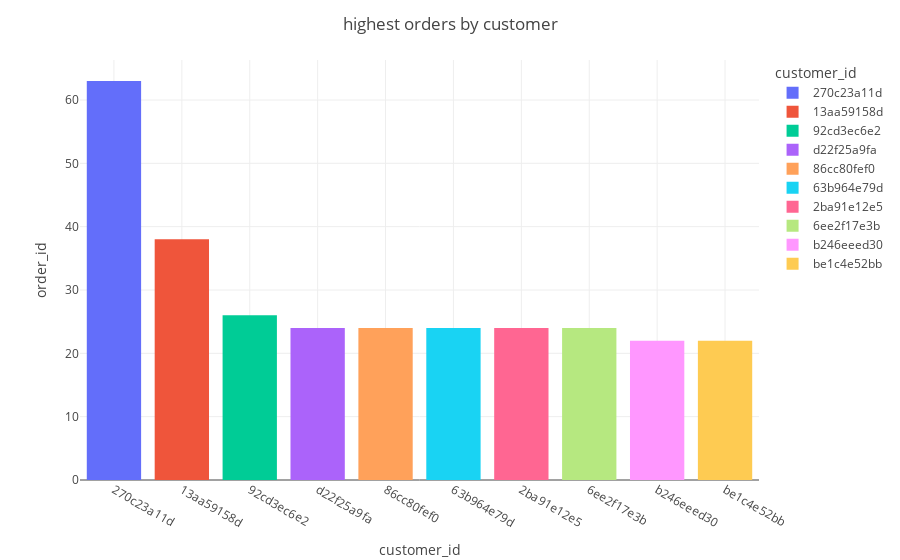

The notebook cell saved with this chart:
### Code cell
CP= data[['customer_id','order_id']]

group_2=CP.groupby(['customer_id'],as_index=False).count().sort_values('order_id',ascending = False).head(10)
group_2

fig = px.bar(group_2,x='customer_id', y='order_id',color = 'customer_id')
fig.update_layout(title_text='highest orders by customer',title_x=0.5
                  ,template='gridon')
fig.show()

### Figure 1 — Plotly figure (JSON) as saved in the notebook; plotly's stock layout.template omitted (floating-point values rounded to 4 significant figures)
{"data": [{"alignmentgroup": "True", "hovertemplate": "customer_id=%{x}<br>order_id=%{y}<extra></extra>", "legendgroup": "270c23a11d", "marker": {"color": "#636efa"}, "name": "270c23a11d", "offsetgroup": "270c23a11d", "orientation": "v", "showlegend": true, "textposition": "auto", "type": "bar", "x": ["270c23a11d"], "xaxis": "x", "y": [63], "yaxis": "y"}, {"alignmentgroup": "True", "hovertemplate": "customer_id=%{x}<br>order_id=%{y}<extra></extra>", "legendgroup": "13aa59158d", "marker": {"color": "#EF553B"}, "name": "13aa59158d", "offsetgroup": "13aa59158d", "orientation": "v", "showlegend": true, "textposition": "auto", "type": "bar", "x": ["13aa59158d"], "xaxis": "x", "y": [38], "yaxis": "y"}, {"alignmentgroup": "True", "hovertemplate": "customer_id=%{x}<br>order_id=%{y}<extra></extra>", "legendgroup": "92cd3ec6e2", "marker": {"color": "#00cc96"}, "name": "92cd3ec6e2", "offsetgroup": "92cd3ec6e2", "orientation": "v", "showlegend": true, "textposition": "auto", "type": "bar", "x": ["92cd3ec6e2"], "xaxis": "x", "y": [26], "yaxis": "y"}, {"alignmentgroup": "True", "hovertemplate": "customer_id=%{x}<br>order_id=%{y}<extra></extra>", "legendgroup": "d22f25a9fa", "marker": {"color": "#ab63fa"}, "name": "d22f25a9fa", "offsetgroup": "d22f25a9fa", "orientation": "v", "showlegend": true, "textposition": "auto", "type": "bar", "x": ["d22f25a9fa"], "xaxis": "x", "y": [24], "yaxis": "y"}, {"alignmentgroup": "True", "hovertemplate": "customer_id=%{x}<br>order_id=%{y}<extra></extra>", "legendgroup": "86cc80fef0", "marker": {"color": "#FFA15A"}, "name": "86cc80fef0", "offsetgroup": "86cc80fef0", "orientation": "v", "showlegend": true, "textposition": "auto", "type": "bar", "x": ["86cc80fef0"], "xaxis": "x", "y": [24], "yaxis": "y"}, {"alignmentgroup": "True", "hovertemplate": "customer_id=%{x}<br>order_id=%{y}<extra></extra>", "legendgroup": "63b964e79d", "marker": {"color": "#19d3f3"}, "name": "63b964e79d", "offsetgroup": "63b964e79d", "orientation": "v", "showlegend": true, "textposition": "auto", "type": "bar", "x": ["63b964e79d"], "xaxis": "x", "y": [24], "yaxis": "y"}, {"alignmentgroup": "True", "hovertemplate": "customer_id=%{x}<br>order_id=%{y}<extra></extra>", "legendgroup": "2ba91e12e5", "marker": {"color": "#FF6692"}, "name": "2ba91e12e5", "offsetgroup": "2ba91e12e5", "orientation": "v", "showlegend": true, "textposition": "auto", "type": "bar", "x": ["2ba91e12e5"], "xaxis": "x", "y": [24], "yaxis": "y"}, {"alignmentgroup": "True", "hovertemplate": "customer_id=%{x}<br>order_id=%{y}<extra></extra>", "legendgroup": "6ee2f17e3b", "marker": {"color": "#B6E880"}, "name": "6ee2f17e3b", "offsetgroup": "6ee2f17e3b", "orientation": "v", "showlegend": true, "textposition": "auto", "type": "bar", "x": ["6ee2f17e3b"], "xaxis": "x", "y": [24], "yaxis": "y"}, {"alignmentgroup": "True", "hovertemplate": "customer_id=%{x}<br>order_id=%{y}<extra></extra>", "legendgroup": "b246eeed30", "marker": {"color": "#FF97FF"}, "name": "b246eeed30", "offsetgroup": "b246eeed30", "orientation": "v", "showlegend": true, "textposition": "auto", "type": "bar", "x": ["b246eeed30"], "xaxis": "x", "y": [22], "yaxis": "y"}, {"alignmentgroup": "True", "hovertemplate": "customer_id=%{x}<br>order_id=%{y}<extra></extra>", "legendgroup": "be1c4e52bb", "marker": {"color": "#FECB52"}, "name": "be1c4e52bb", "offsetgroup": "be1c4e52bb", "orientation": "v", "showlegend": true, "textposition": "auto", "type": "bar", "x": ["be1c4e52bb"], "xaxis": "x", "y": [22], "yaxis": "y"}], "layout": {"barmode": "relative", "legend": {"title": {"text": "customer_id"}, "tracegroupgap": 0}, "margin": {"t": 60}, "title": {"text": "highest orders by customer", "x": 0.5}, "xaxis": {"anchor": "y", "categoryarray": ["270c23a11d", "13aa59158d", "92cd3ec6e2", "d22f25a9fa", "86cc80fef0", "63b964e79d", "2ba91e12e5", "6ee2f17e3b", "b246eeed30", "be1c4e52bb"], "categoryorder": "array", "domain": [0, 1], "title": {"text": "customer_id"}}, "yaxis": {"anchor": "x", "domain": [0, 1], "title": {"text": "order_id"}}}}
